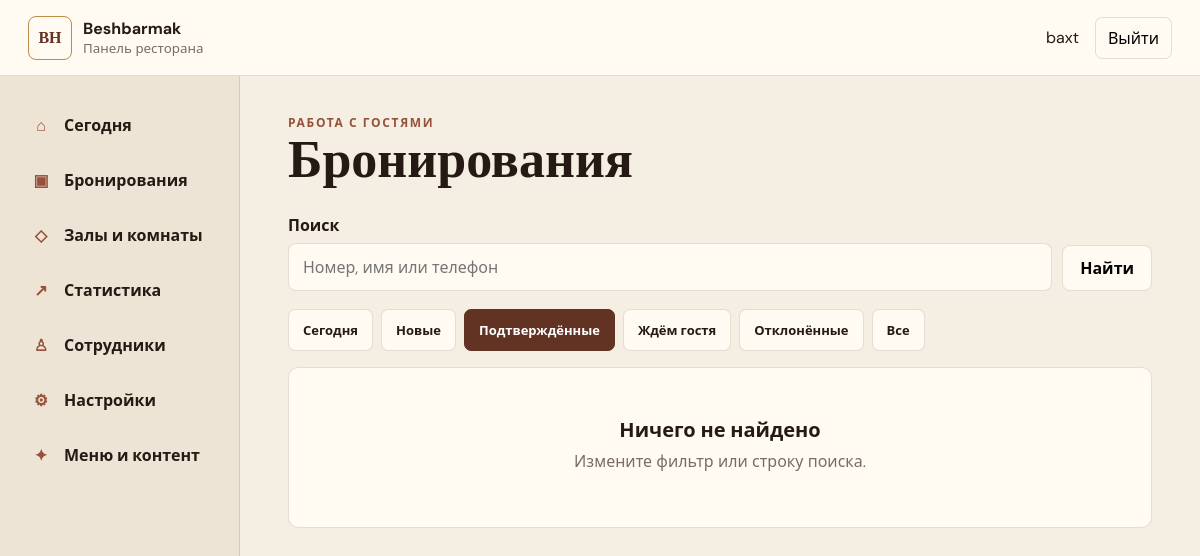
/staff/reservations/?tab=accepted (signed in), run on an earlier commit of the app's database.
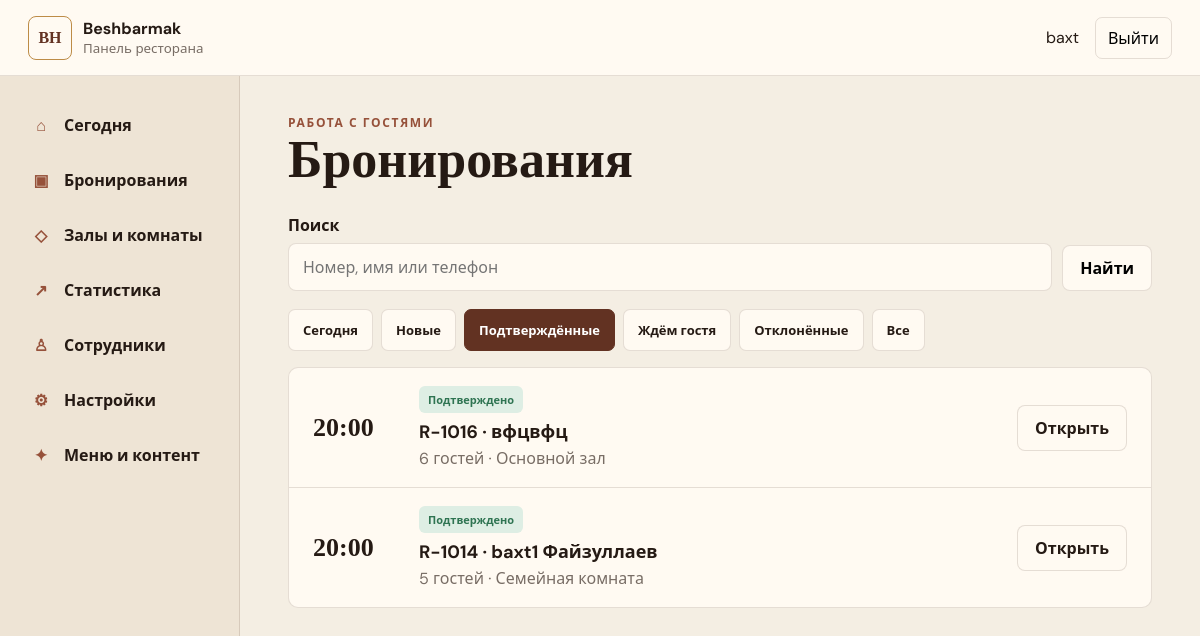
And on a later commit of the database.
### reservations/models.py (models this page shows, shortened)
class Reservation(models.Model):
    class Status(models.TextChoices):
        PENDING = "PENDING", "Ожидает подтверждения"
        ACCEPTED = "ACCEPTED", "Подтверждено"
        CHANGE_PROPOSED = "CHANGE_PROPOSED", "Предложено другое время"
        REJECTED = "REJECTED", "Отклонено"
        CANCELLED = "CANCELLED", "Отменено"
        COMPLETED = "COMPLETED", "Завершено"
        NO_SHOW = "NO_SHOW", "Гость не пришёл"
    class Occasion(models.TextChoices):
        REGULAR = "REGULAR", "Обычный визит"
        BIRTHDAY = "BIRTHDAY", "День рождения"
        FAMILY = "FAMILY", "Семейное мероприятие"
        BUSINESS = "BUSINESS", "Деловая встреча"
        OTHER = "OTHER", "Другое"
    public_number = models.CharField("Номер", max_length=20, unique=True, blank=True, null=True)
    public_token = models.UUIDField("Публичный токен", default=uuid.uuid4, unique=True, editable=False)
    submission_token = models.UUIDField("Ключ отправки", unique=True, blank=True, null=True, editable=False)
    customer_name = models.CharField("Имя", max_length=120)
    phone = models.CharField("Телефон", max_length=40)
    date = models.DateField("Дата")
    time = models.TimeField("Время")
    guests_count = models.PositiveSmallIntegerField("Гостей")
    space = models.ForeignKey(DiningSpace, on_delete=models.PROTECT, related_name="reservations", verbose_name="Помещение")
    occasion = models.CharField("Повод", max_length=30, blank=True)
    customer_comment = models.TextField("Комментарий гостя", max_length=1000, blank=True)
    manager_comment = models.TextField("Комментарий менеджера", max_length=1000, blank=True)
    status = models.CharField("Статус", max_length=24, choices=Status.choices, default=Status.PENDING, db_index=True)
    created_at = models.DateTimeField(auto_now_add=True)
    updated_at = models.DateTimeField(auto_now=True)
    accepted_at = models.DateTimeField(blank=True, null=True)
    rejected_at = models.DateTimeField(blank=True, null=True)
    cancelled_at = models.DateTimeField(blank=True, null=True)
    completed_at = models.DateTimeField(blank=True, null=True)
    handled_by_staff = models.ForeignKey(StaffProfile, on_delete=models.SET_NULL, related_name="handled_reservations", blank=True, null=True, verbose_name="Ответственный")
    proposed_date = models.DateField("Предложенная дата", blank=True, null=True)
    proposed_time = models.TimeField("Предложенное время", blank=True, null=True)
    rejection_reason = models.CharField("Причина отказа", max_length=500, blank=True)
    class Meta:
        ordering = ("-date", "-time", "-created_at")
        indexes = [models.Index(fields=("space", "date", "status"), name="reservation_lookup_idx")]
        verbose_name = "Бронирование"
        verbose_name_plural = "Бронирования"

class DiningSpace(models.Model):
    class SpaceType(models.TextChoices):
        HALL = "HALL", "Зал"
        PRIVATE_ROOM = "PRIVATE_ROOM", "Отдельная комната"
        TERRACE = "TERRACE", "Терраса"
        VIP = "VIP", "VIP-пространство"
        OTHER = "OTHER", "Другое"
    name = models.CharField("Название", max_length=160)
    name_uz = models.CharField("Название на узбекском", max_length=160, blank=True)
    description = models.TextField("Описание", blank=True)
    description_uz = models.TextField("Описание на узбекском", blank=True)
    image = models.ImageField("Фото", upload_to="spaces/%Y/%m/", blank=True)
    space_type = models.CharField("Тип", max_length=20, choices=SpaceType.choices, default=SpaceType.HALL)
    capacity_min = models.PositiveSmallIntegerField("Минимум гостей", blank=True, null=True)
    capacity_max = models.PositiveSmallIntegerField("Максимум гостей")
    is_exclusive = models.BooleanField("Эксклюзивное бронирование", default=False, help_text="Одновременно может быть только одна подтверждённая бронь.")
    is_active = models.BooleanField("Показывать", default=True)
    is_bookable = models.BooleanField("Можно бронировать", default=True)
    is_temporarily_unavailable = models.BooleanField("Временно недоступно", default=False)
    hide_when_unavailable = models.BooleanField("Скрывать при недоступности", default=False)
    unavailable_reason = models.CharField("Причина недоступности", max_length=240, blank=True)
    unavailable_reason_uz = models.CharField("Причина недоступности на узбекском", max_length=240, blank=True)
    sort_order = models.PositiveSmallIntegerField("Порядок", default=0)
    created_at = models.DateTimeField(auto_now_add=True)
    updated_at = models.DateTimeField(auto_now=True)
    class Meta:
        ordering = ("sort_order", "id")
        verbose_name = "Зал или комната"
        verbose_name_plural = "Залы и комнаты"

### reservations/staff_views.py (the view)
# urls.py: path("reservations/", staff_views.reservation_list, name="reservations"),
@staff_access(StaffProfile.Role.OWNER, StaffProfile.Role.MANAGER)
def reservation_list(request):
    tab = request.GET.get("tab", "today")
    query = request.GET.get("q", "").strip()
    today = timezone.localdate()
    queryset = Reservation.objects.select_related("space", "handled_by_staff__user")
    filters = {
        "today": Q(date=today), "new": Q(status=Reservation.Status.PENDING),
        "accepted": Q(status=Reservation.Status.ACCEPTED),
        "waiting": Q(status=Reservation.Status.CHANGE_PROPOSED),
        "rejected": Q(status=Reservation.Status.REJECTED), "all": Q(),
    }
    queryset = queryset.filter(filters.get(tab, filters["today"]))
    if query:
        queryset = queryset.filter(Q(public_number__icontains=query) | Q(phone__icontains=query) | Q(customer_name__icontains=query))
    page = Paginator(queryset, 20).get_page(request.GET.get("page"))
    return render(request, "staff/reservation_list.html", {"page": page, "active_tab": tab, "query": query})

### reservations/staff_views.py (called while the page is built, shortened)
def _profile_for(user):
    if user.is_superuser:
        return None

def staff_access(*roles):
    def decorator(view):
        @login_required
        @wraps(view)
        def wrapped(request, *args, **kwargs):
            profile = _profile_for(request.user)
            if roles and not request.user.is_superuser and profile.role not in roles:
                raise PermissionDenied("Для этого раздела недостаточно прав.")
            request.staff_profile = profile
            return view(request, *args, **kwargs)
        return wrapped
    return decorator

### templates/staff/reservation_list.html (shortened to what this page needs)
{% extends 'staff/base.html' %}{% block title %}Бронирования{% endblock %}{% block content %}
<header class="page-heading"><div><p class="overline">Работа с гостями</p><h1>Бронирования</h1></div></header>
<form class="search-row" method="get"><input type="hidden" name="tab" value="{{ active_tab }}"><label><span>Поиск</span><input type="search" name="q" value="{{ query }}" placeholder="Номер, имя или телефон"></label><button class="staff-button secondary" type="submit">Найти</button></form>
<nav class="tabs"><a class="" href="?tab=today">Сегодня</a><a class="" href="?tab=new">Новые</a><a class="{% if active_tab == 'accepted' %}active{% endif %}" href="?tab=accepted">Подтверждённые</a><a class="" href="?tab=waiting">Ждём гостя</a><a class="" href="?tab=rejected">Отклонённые</a><a class="" href="?tab=all">Все</a></nav>
<section class="panel no-pad">{% if page.object_list %}<div class="reservation-cards">{% for reservation in page.object_list %}{% include 'staff/partials/reservation_card.html' %}{% endfor %}</div>{% else %}<div class="empty-panel"><b>Ничего не найдено</b><p>Измените фильтр или строку поиска.</p></div>{% endif %}</section>
{% endblock %}

### templates/staff/partials/reservation_card.html
<article class="reservation-card">
  <time>{{ reservation.time|time:'H:i' }}</time>
  <div><span class="status-badge {{ reservation.status|lower }}">{{ reservation.get_status_display }}</span><h3>{{ reservation.public_number }} · {{ reservation.customer_name }}</h3><p>{{ reservation.guests_count }} гостей · {{ reservation.space.name }}</p></div>
  <a class="staff-button secondary" href="{% url 'staff:reservation_detail' reservation.pk %}">Открыть</a>
</article>

What changed in the data, as far as the page shows it:
added Reservation: time "20:00", status "Подтверждено", public_number "R-1016", customer_name "вфцвфц", guests_count "6", space.name "Основной зал"
added Reservation: time "20:00", status "Подтверждено", public_number "R-1014", customer_name "baxt1 Файзуллаев", guests_count "5", space.name "Семейная комната"
Also different on the page:
text no longer shown: "Ничего не найдено Измените фильтр или строку поиска."
